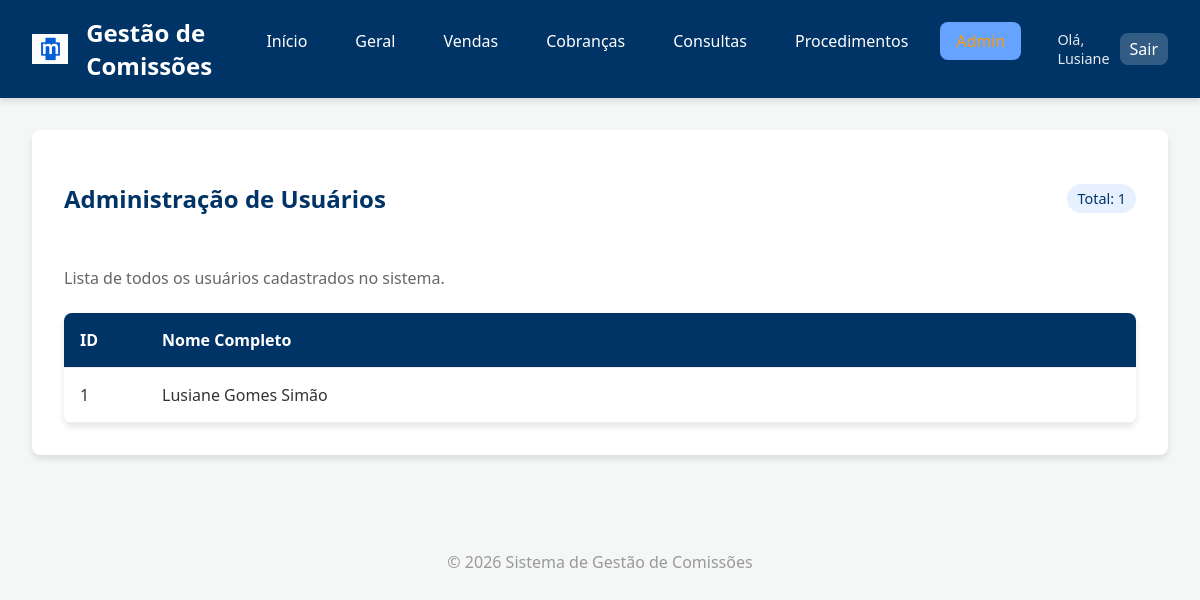
Page /admin/users (signed in) on the committed database.
### models.py (models this page shows, shortened)
class User(UserMixin, db.Model):
    __tablename__ = 'users'
    id = db.Column(db.Integer, primary_key=True)
    username = db.Column(db.String(150), unique=True, nullable=False) # Será o Full Name
    full_name = db.Column(db.String(200), nullable=False)
    password_hash = db.Column(db.String(256), nullable=False)

### app.py (the view)
@app.route('/admin/users')
@login_required
def admin_users():
    if current_user.full_name.strip().lower() != "lusiane gomes simão":
        flash('Acesso negado. Esta área é restrita.')
        return redirect(url_for('home'))
    users = User.query.order_by(User.full_name).all()
    return render_template('admin_users.html', users=users)

### app.py (called while the page is built)
@login_manager.user_loader
def load_user(user_id):
    return User.query.get(int(user_id))

### templates/admin_users.html
{% extends "base.html" %}
{% block content %}
<div class="card">
    <div style="display: flex; justify-content: space-between; align-items: center; margin-bottom: 2rem;">
        <h2 style="color: var(--primary-color);">Administração de Usuários</h2>
        <span
            style="background-color: #e6f0ff; color: var(--primary-color); padding: 5px 10px; border-radius: 15px; font-size: 0.9rem;">
            Total: {{ users|length }}
        </span>
    </div>
    <p style="color: #666; margin-bottom: 1.5rem;">Lista de todos os usuários cadastrados no sistema.</p>
    <table>
        <thead>
            <tr>
                <th style="width: 50px;">ID</th>
                <th>Nome Completo</th>
            </tr>
        </thead>
        <tbody>
            {% for user in users %}
            <tr>
                <td>{{ user.id }}</td>
                <td>{{ user.full_name }}</td>
            </tr>
            {% else %}
            <tr>
                <td colspan="2">Nenhum usuário encontrado.</td>
            </tr>
            {% endfor %}
        </tbody>
    </table>
</div>
{% endblock %}

### templates/base.html (shortened to what this page needs)
<!DOCTYPE html>
<html lang="pt-BR">
<head>
    <link rel="stylesheet" href="{{ url_for('static', filename='style.css') }}">
</head>
<body>
    <header>
        <div class="logo">
            <img src="{{ url_for('static', filename='logo_m.png') }}" alt="M"
                style="height: 30px; vertical-align: middle; margin-right: 10px;"> Gestão de Comissões
        </div>
        <nav>
            <ul>
                {% if current_user.is_authenticated %}
                <li><a href="{{ url_for('home') }}"
                        class="{{ 'active' if request.endpoint == 'home' else '' }}">Início</a></li>
                <li><a href="{{ url_for('relatorios') }}"
                        class="{{ 'active' if request.endpoint == 'relatorios' else '' }}">Geral</a></li>
                <li><a href="{{ url_for('vendas') }}"
                        class="{{ 'active' if request.endpoint == 'vendas' else '' }}">Vendas</a></li>
                <li><a href="{{ url_for('cobrancas') }}"
                        class="{{ 'active' if request.endpoint == 'cobrancas' else '' }}">Cobranças</a></li>
                <li><a href="{{ url_for('consultas') }}"
                        class="{{ 'active' if request.endpoint == 'consultas' else '' }}">Consultas</a></li>
                <li><a href="{{ url_for('procedimentos') }}"
                        class="{{ 'active' if request.endpoint == 'procedimentos' else '' }}">Procedimentos</a></li>
                {% if current_user.full_name.strip().lower() == 'lusiane gomes simão' %}
                <li><a href="{{ url_for('admin_users') }}"
                        class="{{ 'active' if request.endpoint == 'admin_users' else '' }}"
                        style="color: #ff9900;">Admin</a></li>
                {% endif %}
                <li style="margin-left: 20px; display: flex; align-items: center; gap: 10px;">
                    <span style="font-size: 0.9rem; opacity: 0.9;">Olá, {{ current_user.full_name.split()[0] }}</span>
                    <a href="{{ url_for('logout') }}"
                        style="background-color: rgba(255,255,255,0.2); padding: 5px 10px;">Sair</a>
                </li>
                {% else %}
                <li><a href="{{ url_for('login') }}">Login</a></li>
                <li><a href="{{ url_for('register') }}">Cadastro</a></li>
                {% endif %}
            </ul>
        </nav>
    </header>
    <main>
        {% block content %}{% endblock %}
    </main>
    <footer>
        <p style="text-align: center; color: #999; margin-top: 2rem;">&copy; 2026 Sistema de Gestão de Comissões</p>
    </footer>
</body>
</html>

### static/style.css (style rules this page uses)
:root { --primary-color: #003366; --secondary-color: #66A3FF; --background-color: #f4f7f6; --text-color: #333; --white: #ffffff; --border-radius: 8px; --shadow: 0 4px 6px rgba(0,0,0,0.1); }
body { font-family: 'Segoe UI', Tahoma, Geneva, Verdana, sans-serif; margin: 0; padding: 0; background-color: var(--background-color); color: var(--text-color); }
header { background-color: var(--primary-color); color: var(--white); padding: 1rem 2rem; display: flex; justify-content: space-between; align-items: center; box-shadow: var(--shadow); }
.logo { font-size: 1.5rem; font-weight: bold; display: flex; align-items: center; gap: 0.5rem; }
nav ul { list-style: none; display: flex; gap: 1rem; padding: 0; margin: 0; }
nav a { text-decoration: none; color: var(--white); font-weight: 500; padding: 0.5rem 1rem; border-radius: var(--border-radius); transition: background-color 0.3s; }
nav a:hover, nav a.active { background-color: var(--secondary-color); color: var(--primary-color); }
main { padding: 2rem; max-width: 1200px; margin: 0 auto; }
.card { background-color: var(--white); padding: 2rem; border-radius: var(--border-radius); box-shadow: var(--shadow); margin-bottom: 2rem; }
h1, h2 { color: var(--primary-color); }
table { width: 100%; border-collapse: collapse; margin-top: 1rem; background-color: var(--white); box-shadow: var(--shadow); border-radius: var(--border-radius); overflow: hidden; }
th, td { padding: 1rem; text-align: left; border-bottom: 1px solid #eee; }
th { background-color: var(--primary-color); color: var(--white); }

### rows in the picture
User: full_name "Lusiane", id "1", full_name "Lusiane Gomes Simão"

### other values in the picture
{{ users|length }} "1"
